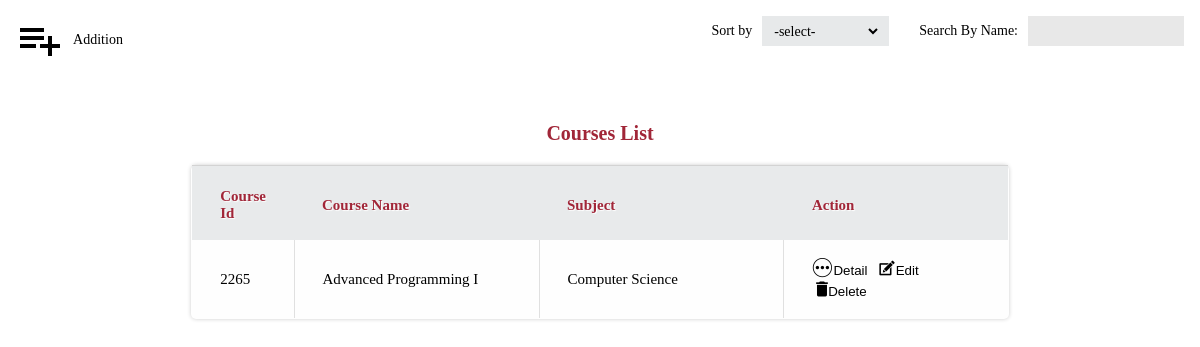
Screenshot of /admin/listCour.php?keywords=Advanced Programming I (signed in) with the database file from the repository.
### tables this page shows
CREATE TABLE `troy_courses` (
  `id` int(10) unsigned NOT NULL AUTO_INCREMENT,
  `courseName` varchar(255) NOT NULL,
  `courseId` int unsigned NOT NULL,
  `subjectId` int unsigned NOT NULL,
  `courseStartTime` varchar(50) NOT NULL,
  `courseEndTime` varchar(50) NOT NULL,
  `courseAvai` int unsigned NOT NULL,
  `courseCapa` int unsigned NOT NULL,
  `courseTerm` int(10) NOT NULL,
  `courseStat` varchar(45) NOT NULL,
  `courseLoca` varchar(45) NOT NULL,
  `courseDesc` TEXT NOT NULL,
  `courseCred` decimal(10,2) NOT NULL,
  `courseLevel` int(10) NOT NULL,
  `courseProfId` int unsigned NOT NULL,
  PRIMARY KEY (`id`),
  UNIQUE KEY `courseName` (`courseName`),
  UNIQUE KEY `courseId` (`courseId`)
);

CREATE TABLE `troy_subjects` (
  `id` int(10) unsigned NOT NULL AUTO_INCREMENT,
  `subShortName` varchar(15) NOT NULL,
  `subName` varchar(45) NOT NULL,
  PRIMARY KEY (`id`),
  UNIQUE KEY `subShortName` (`subShortName`),
  UNIQUE KEY `subName` (`subName`)
);

### lib/mysql.func.php (called while the page is built, shortened)
<?php
function fetchAll($sql,$result_type=MYSQLI_ASSOC){
    $link=mysqli_connect(DB_HOST,DB_USER,DB_PWD,DB_DBNAME) or die("Connect MySQL Fail:".mysqli_errno($link).":".mysqli_errno($link));
    $result=mysqli_query($link,$sql);
    while(@$row=mysqli_fetch_array($result,$result_type)){
        $rows[]=$row;
    }
    return $rows;
}

### admin/listCour.php (the view, shortened to what this page needs)
<?php
$order=$_REQUEST['order']?$_REQUEST['order']:null;
$orderBy=$order?"order by ".$order:null;
$keywords=$_REQUEST['keywords']?$_REQUEST['keywords']:null;
$where=$keywords?"where courseName like '%{$keywords}%'":null;
$sql="select c.id,c.courseName,c.courseId,c.subjectId,c.courseStartTime,c.courseEndTime,c.courseAvai,c.courseCapa,c.courseTerm,c.courseStat,c.courseLoca,c.courseDesc,c.courseProfId,c.courseCred,c.courseLevel,p.profFirstName,p.profLastName,p.profEmail,p.profPhoneNum,p.profDesc,s.subShortName,s.subName,t.termName,l.levelName from troy_courses as c left join troy_subjects s on c.subjectId=s.id left join troy_professors as p on c.courseProfId=p.id LEFT JOIN troy_term as t on c.courseTerm=t.id LEFT JOIN troy_level as l on c.courseLevel=l.id {$where}";
$totalRows=getResultNum($sql);
$pageSize=2;
$totalPage=ceil($totalRows/$pageSize);
$page=$_REQUEST['page']?(int)$_REQUEST['page']:1;
if($page>=$totalPage)$page=$totalPage;
$offset=($page-1)*$pageSize;
$sql="select c.id,c.courseName,c.courseId,c.subjectId,c.courseStartTime,c.courseEndTime,c.courseAvai,c.courseCapa,c.courseTerm,c.courseStat,c.courseLoca,c.courseDesc,c.courseProfId,c.courseCred,c.courseLevel,p.profFirstName,p.profLastName,p.profEmail,p.profDesc,p.profPhoneNum,s.subShortName,s.subName,t.termName,l.levelName from troy_courses as c left join troy_subjects s on c.subjectId=s.id left join troy_professors as p on c.courseProfId=p.id LEFT JOIN troy_term as t on c.courseTerm=t.id LEFT JOIN troy_level as l on c.courseLevel=l.id {$where} {$orderBy} limit {$offset},{$pageSize}";
$rows=fetchAll($sql);
?>
<!DOCTYPE html>
<html lang="en">
<head>
    <link rel="stylesheet" href="css/backstage.css" type="text/css">
</head>
<body>
<div class="details">
    <div class="details_operation clearfix">
        <div class="additionBtn fl">
            <input type="button" value="Addition" class="add add48x48" onclick="addCour()">
        </div>
        <div class="fr">
            <div class="text">
                <span>Sort by</span>
                <div class="bui_select">
                    <select id="" class="select" onchange="change(this.value)">
                        <option>-select-</option>
                    </select>
                </div>
            </div>
            <div class="text">
                <span>Search By Name:</span>
                <input type="text" value="" class="search" id="search" onkeypress="search()">
            </div>
        </div>
    </div>
    <table class="table" cellpadding="0" cellspacing="0">
        <caption>Courses List</caption>
        <thead>
        <tr>
            <th width="10%">Course Id</th>
            <th width="30%">Course Name</th>
            <th width="30%">Subject</th>
            <th>Action</th>
        </tr>
        </thead>
        <tbody>
        <?php foreach($rows as $row):?>
            <tr>
                <td><?php echo $row['courseId']; ?></td>
                <td><?php echo $row['courseName']; ?></td>
                <td><?php echo $row['subName']; ?></td>
                <td align="center">
                    <input type="button" value="Detail" class="btn detail20x20" onclick="div<?php echo $row['id']; ?>.style.display=''">
                    <input type="button" value="Edit" class="btn edit20x20" onclick="editCour(<?php echo $row['id']; ?>)">
                    <input type="button" value="Delete" class="btn del20x20" onclick="delCour(<?php echo $row['id']; ?>)">
                </td>
            </tr>
        <?php endforeach;?>
        </tbody>
    </table>
</div>
</body>
</html>

### admin/css/backstage.css (style rules this page uses)
* { margin: 0;padding: 0; }
input,select,textarea { outline: none;border: none; background: none; }
.fl { float: left; }
.fr { float: right; }
.clearfix:after, .clearfix:before { content: ""; display: table; }
.clearfix:after { clear: both; }
.clearfix { zoom:1; }
.details_operation { margin-bottom:20px; }
.details { padding: 1em; font-family: "微软雅黑"; }
.bui_select { background-color: #e7e9ea; height: 30px; float: left; }
.add { width: 92px; height: 30px; font-family: "微软雅黑"; font-size: 14px; }
.select { font-family: "微软雅黑"; font-size: 14px; height: 22px; margin: 4px 8px; }
.text { float: left; margin-left: 30px; display: inline; }
.text span { line-height: 30px; font-size: 14px; float:left; margin-right: 10px; }
.search { width: 140px; height: 30px; line-height: 30px\9; background-color: #E8E8E8; padding: 0 8px; }
.add48x48 { background: url(../img/icon/additonBtn48x48.png) no-repeat left center;padding-left:50px;width: 114px;height: 48px; }
.edit20x20 { background: url(../img/icon/editBtn20x20.png) no-repeat left center;padding-top:5px;padding-left:15px;width: 45px;height: 20px; }
.del20x20 { background: url(../img/icon/deleteBtn20x20.png) no-repeat left center;padding-top:5px;padding-left:15px;width: 55px;height: 20px; }
.detail20x20 { background: url(../img/icon/detailBtn20x20.png) no-repeat left center;padding-top:5px;padding-left:15px;width: 61px;height: 20px; }
table { overflow:hidden;font-size: 15px;font-family: "微软雅黑";border:1px solid #d3d3d3;background:#fefefe;border-collapse:collapse;width:70%;margin:5% auto;border-radius:5px;-webkit-border-radius:5px;-moz-border-radius:5px;-ms-border-radius:5px;box-shadow: 0 0 4px rgba(0, 0, 0, 0.2);-webkit-box-shadow: 0 0 4px rgba(0, 0, 0, 0.2);-moz-box-shadow: 0 0 4px rgba(0, 0, 0, 0.2);-ms-box-shadow: 0 0 4px rgba(0, 0, 0, 0.2); }
.table caption { color: #a12638;padding-bottom: 20px;font-size: 20px;font-family: "微软雅黑";font-weight: bold }
.table th, .table td { padding:18px 28px 18px; text-align:left; }
.table th, .table th:hover { padding-top:22px; text-shadow: 1px 1px 1px #fff; background:#e8eaeb;color: #a12638!important; }
.table td { border-right:1px solid #e0e0e0; }

### rows the page displays
troy_courses: courseId "2265", courseName "Advanced Programming I", troy_subjects.subName "Computer Science"
